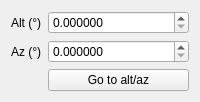
                <widget class="QWidget" name="tab_goto_altaz">
                 <attribute name="title">
                  <string>Alt/Az</string>
                 </attribute>
                 <layout class="QGridLayout" name="gridLayout_28">
                  <item row="3" column="1">
                   <widget class="QPushButton" name="button_goto_altaz">
                    <property name="text">
                     <string>Go to alt/az</string>
                    </property>
                   </widget>
                  </item>
                  <item row="2" column="0">
                   <widget class="QLabel" name="label_az_cmd">
                    <property name="text">
                     <string>Az (°)</string>
                    </property>
                   </widget>
                  </item>
                  <item row="0" column="0">
                   <widget class="QLabel" name="lebel_alt_cmd">
                    <property name="sizePolicy">
                     <sizepolicy hsizetype="Fixed" vsizetype="Preferred">
                      <horstretch>0</horstretch>
                      <verstretch>0</verstretch>
                     </sizepolicy>
                    </property>
                    <property name="text">
                     <string>Alt (°)</string>
                    </property>
                   </widget>
                  </item>
                  <item row="0" column="1">
                   <widget class="QDoubleSpinBox" name="value_alt_cmd">
                    <property name="decimals">
                     <number>6</number>
                    </property>
                    <property name="maximum">
                     <double>90.000000000000000</double>
                    </property>
                   </widget>
                  </item>
                  <item row="2" column="1">
                   <widget class="QDoubleSpinBox" name="value_az_cmd">
                    <property name="decimals">
                     <number>6</number>
                    </property>
                    <property name="maximum">
                     <double>360.000000000000000</double>
                    </property>
                   </widget>
                  </item>
                 </layout>
                </widget>
